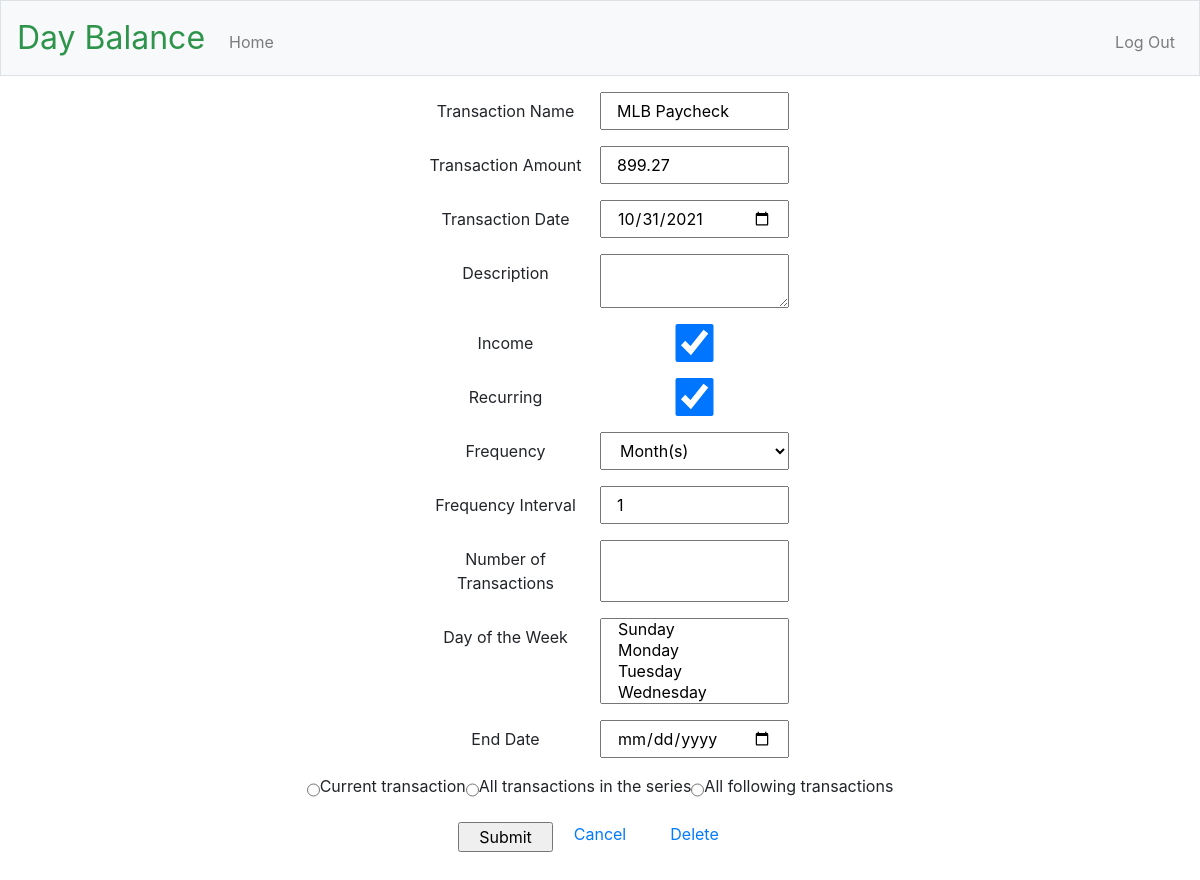
Before: /edit/4/20211031 (signed in) with the older database file.
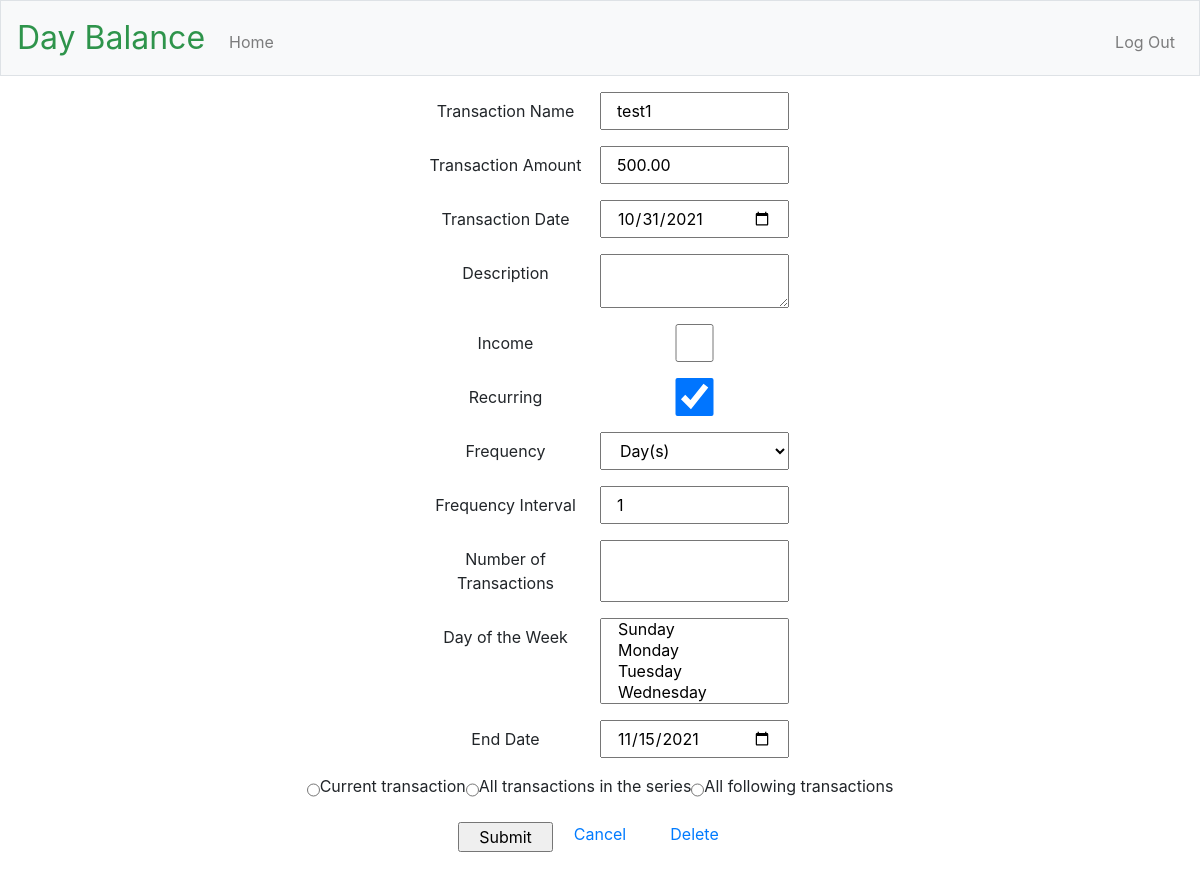
After: the same page with the newer database file.
### app/models.py (models this page shows, shortened)
class Transaction(app.db.Model):
    id = app.db.Column(app.db.Integer, primary_key=True)
    title = app.db.Column(app.db.String(40), nullable=False)
    date = app.db.Column(app.db.Date, nullable=False)
    amount = app.db.Column(app.db.Integer, nullable=False)
    description = app.db.Column(app.db.String(200))
    income = app.db.Column(app.db.Boolean)
    is_recurring = app.db.Column(app.db.Boolean)
    freq = app.db.Column(app.db.String(8))  # DAILY, WEEKLY, MONTHLY, YEARLY
    interval = app.db.Column(app.db.Integer)
    mon = app.db.Column(app.db.Boolean)
    tue = app.db.Column(app.db.Boolean)
    wed = app.db.Column(app.db.Boolean)
    thu = app.db.Column(app.db.Boolean)
    fri = app.db.Column(app.db.Boolean)
    sat = app.db.Column(app.db.Boolean)
    sun = app.db.Column(app.db.Boolean)
    count = app.db.Column(app.db.Integer)  # number of occurrences
    until = app.db.Column(app.db.Date)     # recurrence end date
    rrule_string = app.db.Column(app.db.String(100))
    transaction_exceptions = app.db.relationship(
        'TransactionException',
        backref='transaction',
        lazy='dynamic',
    )
    user_id = app.db.Column(
        app.db.Integer,
        app.db.ForeignKey('user.id'),
        nullable=False,
    )
    day_names = ['MO', 'TU', 'WE', 'TH', 'FR', 'SA', 'SU']
    day_variables = [mon, tue, wed, thu, fri, sat, sun]
    freq_values = {
        'DAILY': rrule.DAILY,
        'WEEKLY': rrule.WEEKLY,
        'MONTHLY': rrule.MONTHLY,
        'YEARLY': rrule.YEARLY,
    }
    def return_amount(self):
        return (self.amount / 100)
    def return_byweekday(self):
        byweekday = []
        for i in range(len(self.day_variables)):
            if self.day_variables[i] is True:
                byweekday.append(self.day_names[i])
        return byweekday

### app/main/routes.py (the view)
@bp.route("/edit/<int:transaction_id>/<int:date_format>", methods=["GET", "POST"])
@login_required
def edit_transaction(transaction_id, date_format):
    form = TransactionForm(request.form)
    edited_transaction = Transaction.query.filter_by(id=transaction_id).one()
    current_date = datetime.strptime(str(date_format), '%Y%m%d').date()
    if request.method == 'POST' and form.validate():
        if form.is_recurring.data and form.change.data == 'current':
            if form.amount.data != edited_transaction.amount:
                added_transaction = Transaction(
                    title=form.title.data,
                    description=form.description.data,
                    income=form.income.data,
                    is_recurring=False,
                    freq=form.freq.data,
                    interval=form.interval.data,
                    count=form.count.data,
                    until=form.until.data,
                )
                added_transaction.set_amount(form.amount.data)
                added_transaction.set_recurring(form.byweekday.data)
            else:
                added_transaction = TransactionException(
                    delete=False,
                    transaction_id=edited_transaction.id,
                )
            added_transaction.date = form.date.data
            added_transaction.user_id = current_user.id
            db.session.add(added_transaction)
            removed_transaction = TransactionException(
                date=current_date,
                delete=True,
                transaction_id=edited_transaction.id,
                user_id=current_user.id,
            )
            db.session.add(removed_transaction)
        elif form.is_recurring.data and form.change.data == 'after':
            added_transaction = Transaction(
                user_id=current_user.id,
                title=form.title.data,
                date=form.date.data,
                description=form.description.data,
                income=form.income.data,
                is_recurring=form.is_recurring.data,
                freq=form.freq.data,
                interval=form.interval.data,
                count=form.count.data,
                until=form.until.data,
            )
            added_transaction.set_amount(form.amount.data)
            added_transaction.set_recurring(form.byweekday.data)
            db.session.add(added_transaction)
            edited_transaction.count = None
            edited_transaction.until = current_date - timedelta(days=1)
            edited_transaction.set_recurring(
                edited_transaction.return_byweekday())
        else:
            edited_transaction.count = form.count.data
            edited_transaction.until = form.until.data
            edited_transaction.title = form.title.data
            edited_transaction.date = form.date.data
            edited_transaction.description = form.description.data
            edited_transaction.income = form.income.data
            edited_transaction.is_recurring = form.is_recurring.data
            edited_transaction.freq = form.freq.data
            edited_transaction.interval = form.interval.data
            edited_transaction.set_amount(form.amount.data)
            if form.is_recurring.data:
                edited_transaction.set_recurring(form.byweekday.data)
        db.session.commit()
        flash("Your changes have been saved.")
        return redirect(url_for(
            "main.index",
            year=form.date.data.year,
            month=form.date.data.month,
        ))
    elif request.method == 'GET':
        form.title.data = edited_transaction.title
        form.date.data = current_date
        form.description.data = edited_transaction.description
        form.income.data = edited_transaction.income
        form.is_recurring.data = edited_transaction.is_recurring
        form.freq.data = edited_transaction.freq
        form.interval.data = edited_transaction.interval
        form.count.data = edited_transaction.count
        form.until.data = edited_transaction.until
        form.amount.data = edited_transaction.return_amount()
        if edited_transaction.is_recurring:
            form.byweekday.data = edited_transaction.return_byweekday()
    return render_template(
        "edit_transaction.html",
        title="Edit Transaction",
        form=form,
        transaction_id=edited_transaction.id,
        date=current_date,
    )

### app/models.py (called while the page is built)
@app.login.user_loader
def load_user(id):
    return User.query.get(int(id))

### app/templates/edit_transaction.html (shortened to what this page needs)
{% extends "layout.html" %}
{% block main %}
{% set date_format = date.strftime('%Y%m%d') %}
<form action="/edit/{{ transaction_id }}/{{ date_format }}" method="POST">
    <div class="form-group row justify-content-center">
        {{ form.title.label(class="col-sm-2 col-form-label") }}
        {{ form.title(class="col-sm-2") }}
    </div>
    <div class="form-group row justify-content-center">
        {{ form.amount.label(class="col-sm-2 col-form-label") }}
        {{ form.amount(class="col-sm-2") }}
    </div>
    <div class="form-group row justify-content-center">
        {{ form.date.label(class="col-sm-2 col-form-label") }}
        {{ form.date(class="col-sm-2") }}
    </div>
    <div class="form-group row justify-content-center">
        {{ form.description.label(class="col-sm-2 col-form-label") }}
        {{ form.description(class="col-sm-2") }}
    </div>
    <div class="form-group row justify-content-center">
        {{ form.income.label(class="col-sm-2 col-form-label") }}
        {{ form.income(class="col-sm-2") }}
    </div>
    <div class="form-group row justify-content-center">
        {{ form.is_recurring.label(class="col-sm-2 col-form-label") }}
        {{ form.is_recurring(class="col-sm-2") }}
    </div>
    <div class="form-group row justify-content-center">
        {{ form.freq.label(class="col-sm-2 col-form-label") }}
        {{ form.freq(class="col-sm-2") }}
    </div>
    <div class="form-group row justify-content-center">
        {{ form.interval.label(class="col-sm-2 col-form-label") }}
        {{ form.interval(class="col-sm-2") }}
    </div>
    <div class="form-group row justify-content-center">
        {{ form.count.label(class="col-sm-2 col-form-label") }}
        {{ form.count(class="col-sm-2") }}
    </div>
    <div class="form-group row justify-content-center">
        {{ form.byweekday.label(class="col-sm-2 col-form-label") }}
        {{ form.byweekday(class="col-sm-2") }}
    </div>
    <div class="form-group row justify-content-center">
        {{ form.until.label(class="col-sm-2 col-form-label") }}
        {{ form.until(class="col-sm-2") }}
    </div>
    <div class="form-group row justify-content-center">
        {% for subfield in form.change %}
        <tr>
            <td>{{ subfield }}</td>
            <td>{{ subfield.label }}</td>
        </tr>
        {% endfor %}
    </div>
    <div class="form-group row justify-content-center">
        {{ form.submit(class="col-1") }}
        <div class="col-1">
            <a href="{{ url_for('main.index', year = date.year, month = date.month) }}">Cancel</a>
        </div>
        <div class="col-1">
            <a
                href="{{ url_for('main.delete_transaction',transaction_id = transaction_id, date_format = date_format) }}">Delete</a>
        </div>
    </div>
</form>
{% endblock %}

### app/templates/layout.html (shortened to what this page needs)
<!DOCTYPE html>
<html lang="en">
    <head>
        <link href="https://maxcdn.bootstrapcdn.com/bootstrap/4.1.3/css/bootstrap.min.css" rel="stylesheet">
        <link href="/static/styles.css" rel="stylesheet">
    </head>
    <body>
        <nav class="navbar navbar-expand-md navbar-light bg-light border">
            <a class="navbar-brand" href="/"><span class="green">Day Balance</span></a>
            <div class="collapse navbar-collapse" id="navbar">
                {% if current_user.is_anonymous %}
                <ul class="navbar-nav ml-auto mt-2">
                    <li class="nav-item"><a class="nav-link" href="{{ url_for('auth.register') }}">Register</a></li>
                    <li class="nav-item"><a class="nav-link" href="{{ url_for('auth.login') }}">Log In</a></li>
                </ul>
                {% else %}
                <ul class="navbar-nav mr-auto mt-2">
                    <li class="nav-item"><a class="nav-link" href="{{ url_for('main.index') }}">Home</a></li>
                </ul>
                <ul class="navbar-nav ml-auto mt-2">
                    <li class="nav-item"><a class="nav-link" href="{{ url_for('auth.logout') }}">Log Out</a></li>
                </ul>
            {% endif %}
            </div>
        </nav>
        <main class="container-fluid px-5 py-3">
            {% block main %}{% endblock %}
        </main>
    </body>
</html>

### app/static/styles.css (style rules this page uses)
nav .navbar-brand { font-size: xx-large; }
nav .navbar-brand .green { color: #2e944b; }
main { overflow-x: auto; text-align: center; }

Changed rows visible on the page:
changed Transaction: title "MLB Paycheck" → "test1"; amount "899.27" → "500.00"; income "☑" → "☐"; freq "Month(s)" → "Day(s)"; until (not shown) → "11/15/2021"
